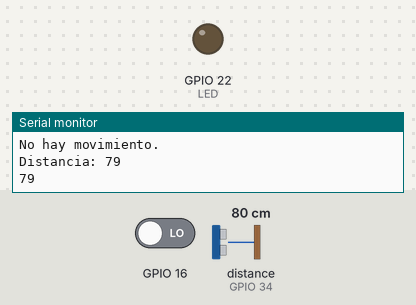
Bench run of a sketch on a simulated ESP32. Shown: output pins drawn as LEDs (lit = HIGH), the last lines printed to the serial monitor. Wiring (inferred from the names in the program): ultrasonic range finder: trigger GPIO 35; echo GPIO 34. The inputs (shaded band) are chosen by the test bench; at power-on: GPIO 16 LOW, distance to the obstacle (sensor on GPIO 34) 80 cm. The echo pulse lasts 58.3 µs per cm; WiFi joins after 1.5 s; servers stay silent unless stated; pins used as bus, display or sensor lines are not drawn.

Above: at 2.7 s.
2.8 s: GPIO 16 driven HIGH
At 4.4 s:
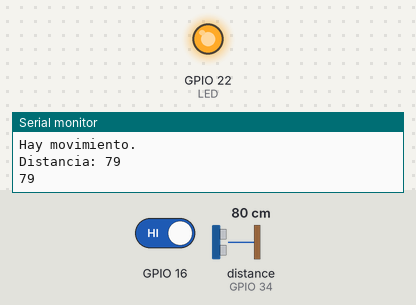
5.0 s: GPIO 16 driven LOW
At 6.3 s:
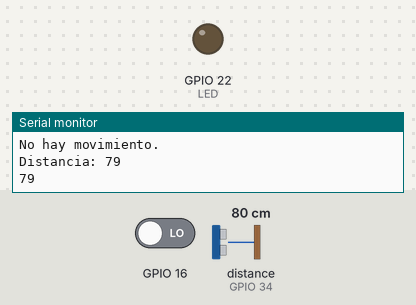
Timing chart, 0 to 8.0 s (numbered marks = the images above; inputs shaded):
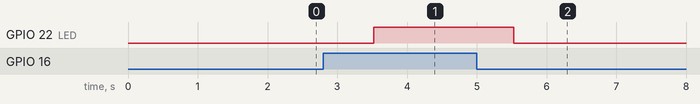

Measured:
- after the input at 2.8 s, GPIO 22 (LED): LOW → HIGH after 0.72 s
- after the input at 5.0 s, GPIO 22 (LED): HIGH → LOW after 0.53 s

The sketch:

Arduino1.ino
```cpp
#include "Presencia.h"
#include "WiFi.h"
#include "AsyncUDP.h"

//SENSOR DE PRESENCIA
#define PRESENCIA 16
#define LED 22

Presencia sp(PRESENCIA);

//SENSOR DE DISTANCIA
const int EchoPin = 34;
const int TriggerPin = 35;

//CAMBIAR
const char * ssid = "Team_05";
const char * password = "Team_05_GTI";

char texto[20];
char textoPresencia[20];
boolean rec=0;
AsyncUDP udp;

void setup() {
  // put your setup code here, to run once:
  Serial.begin(9600);
  sp.setup();
  pinMode(TriggerPin, OUTPUT);
  pinMode(EchoPin, INPUT);

  pinMode(LED, OUTPUT);

  WiFi.mode(WIFI_STA);
  WiFi.begin(ssid, password);
  if (WiFi.waitForConnectResult() != WL_CONNECTED) {
    Serial.println("WiFi Failed");
    while(1) {
      delay(1000);
      }
  }
  if(udp.listen(1234)) {
    Serial.print("UDP Listening on IP: ");
    Serial.println(WiFi.localIP());
    udp.onPacket([](AsyncUDPPacket packet) {
      int i=20;
      while (i--) {
        *(texto+i)=*(packet.data()+i);
      }
      rec=1;        //indica mensaje recibido
    });
  }
}

void loop() {
  // put your main code here, to run repeatedly:
  if(sp.hayMovimiento()){
    Serial.println("Hay movimiento.");
    sprintf (textoPresencia, "Se mueve" );
     udp.broadcastTo(textoPresencia,3030);
    digitalWrite(LED, HIGH);
  }else{
    Serial.println("No hay movimiento.");
    sprintf (textoPresencia, "No se mueve" );
    udp.broadcastTo(textoPresencia,3030);
    digitalWrite(LED, LOW);
  }
  Serial.print("Distancia: ");
  int dis = distancia(TriggerPin, EchoPin);

  Serial.println(dis);
  char cstr[16];
  String str = String(dis);
  str.toCharArray(cstr,16);
  Serial.println(cstr);
  sprintf (texto, cstr);
  udp.broadcastTo(texto,3030);
  delay(1000);
}


  int distancia(int TriggerPin, int EchoPin) {
  long duracion, distanciaCm;
  digitalWrite(TriggerPin, LOW); //nos aseguramos señal baja al principio
  delayMicroseconds(4);
  digitalWrite(TriggerPin, HIGH); //generamos pulso de 10us
  delayMicroseconds(10);
  digitalWrite(TriggerPin, LOW);
  duracion = pulseIn(EchoPin, HIGH); //medimos el tiempo del pulso
  distanciaCm = duracion * 10 / 292 / 2; //convertimos a distancia
  return distanciaCm;
  }
```

Presencia.h
```cpp
class Presencia {

  private:
    int pin;
    bool mov;

  public:

    Presencia(const int _pin){
      (*this).pin= _pin;
    }
    void setup(){
      pinMode((*this).pin, INPUT);
    }

    bool hayMovimiento(){
      mov = digitalRead((*this).pin);
      if(mov == HIGH){
        return true;
      }else{
        return false;
      }
    }


}; // class SensorTemperatura
```
